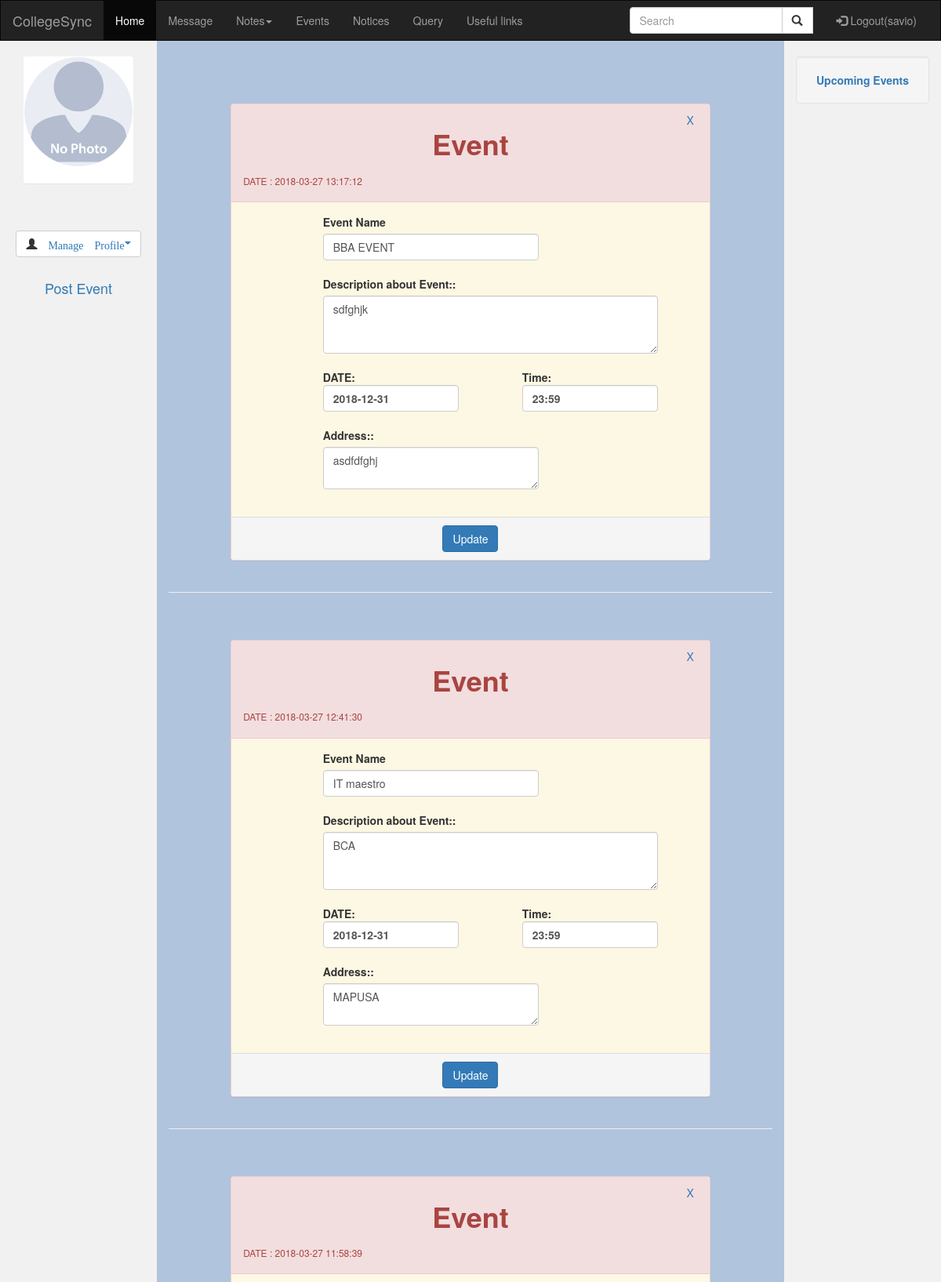
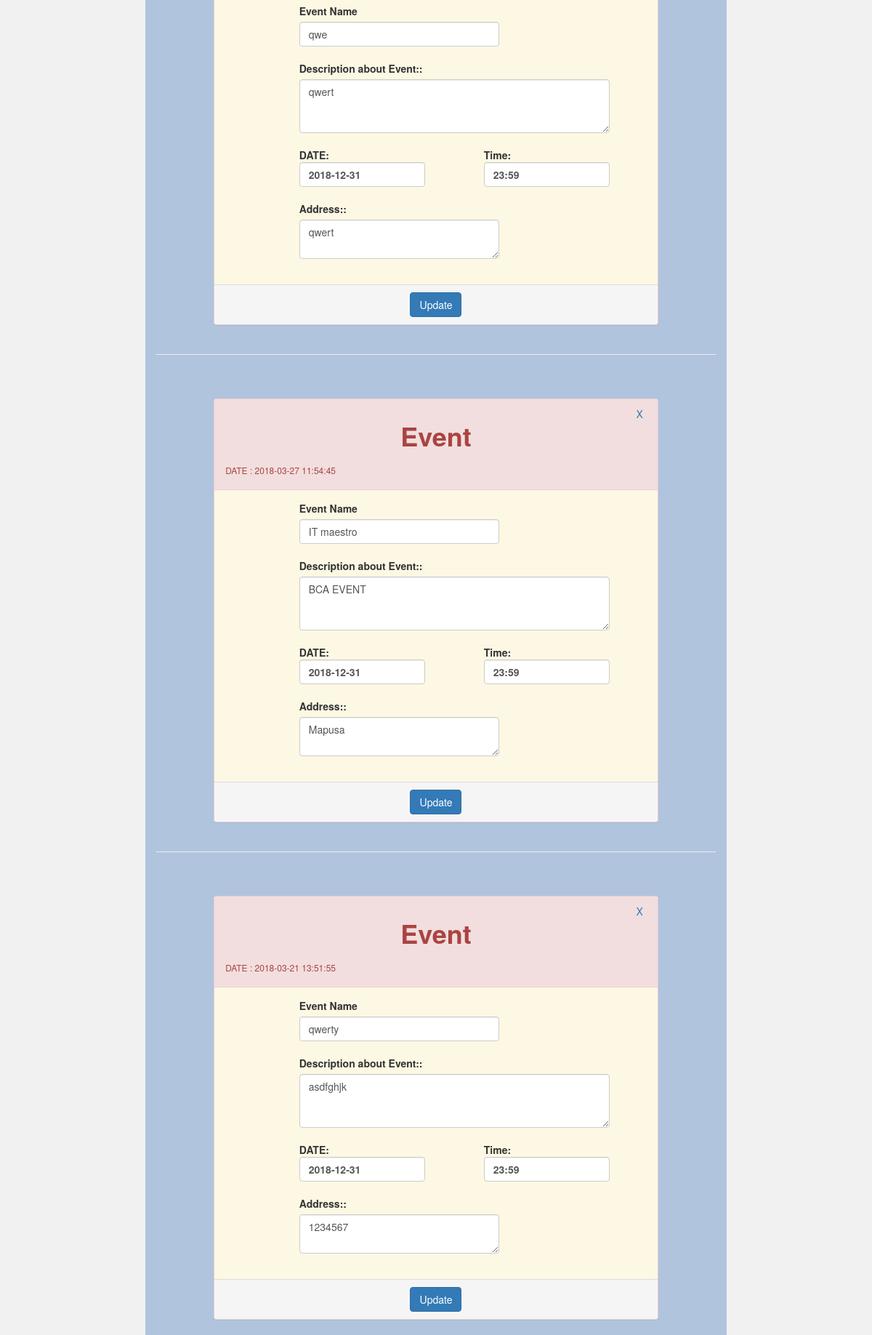
The page /ADMIN/adminevent.php (signed in, upper part) on the database its author committed (2 pictures, top to bottom).
### tables this page shows
CREATE TABLE IF NOT EXISTS `event` (
  `event_id` int(11) NOT NULL AUTO_INCREMENT,
  `event` varchar(50) NOT NULL,
  `des` varchar(50) NOT NULL,
  `date` varchar(50) NOT NULL,
  `time` varchar(50) NOT NULL,
  `add` varchar(50) NOT NULL,
  `status` varchar(111) NOT NULL,
  `datetime` datetime NOT NULL,
  PRIMARY KEY (`event_id`)
);

### ADMIN/adminevent.php (the view, shortened to what this page needs)
<!DOCTYPE html>
<html lang="en">
<head>
  <link rel="stylesheet" href="https://maxcdn.bootstrapcdn.com/bootstrap/3.3.7/css/bootstrap.min.css">
</head>
<body style="background:  #B0C4DE;">
<?php
include("nav.php");
?>
<?php
          $id=$_SESSION['id'];
            $query="SELECT * from admin where admin_id='$id' ";
           $res=mysql_query($query);
           $row=mysql_fetch_row($res);
           ?>
<div class="container-fluid text-center">
  <div class="row content">
    <div class="col-sm-2 sidenav">
    <div class="container-fluid">
        <div class="panel">
          <div class="row">
            <div class="col-sm-12 col-xs-6 col-sm-offset-0 col-xs-offset-3">
                <?php
              if (strpos($row[7], '.jpg') !== false) {
                echo"<img src='$row[7]' class='img img-responsive img-circle'>";
              }
              else
              {
                echo"<img src='../USER/userdp/no_image.png'    class='img img-responsive img-circle'>";
              }?> <br>
            </div>
          </div>
          <div class="row">
            <div class="col-sm-6 col-sm-offset-3">
          </div>
          </div>
        </div>
      </div>
    <br>
    <br>
         <button type="button" class="btn btn-default btn-md"><li class="dropdown glyphicon glyphicon-user">
          <a class="dropdown-toggle" data-toggle="dropdown" href="view.html">Manage Profile<span class="caret"></span></a>
        </li>
        </button>
        <br>
        <br>
   <a><h4 id="wall" >Post Event</h4></a>
    <br>
    </div>
    <div class="col-sm-8 text-left">
<br>
<br>
</body>
</html>
        <?php
            $query="SELECT * from event  order by event_id desc limit 7";
           $res=mysql_query($query);
           while ($row=mysql_fetch_row($res))
           {
              echo"
              <br>
              <br>
<div class='container-fluid ' >
<form method='POST' name='update' action='updateevent.php'>
  <div class='row'>
  <div class='col-sm-offset-1 col-sm-10'>
  <div class='panel panel-danger' >
      <div class='panel-heading '>
    <div class='row'>
      <div class='col-sm-4 col-sm-offset-4'>
      <center><h1><strong>Event</strong></h1></center>
      <input type='hidden' name='event_id' value='$row[0]'>
      </div>";
      echo"<div id='del'>";
            echo"<a href='deleteevent.php?id=$row[0]'>X</a>";
            echo"</div>";
      echo"
      </div>
      <h6>DATE : $row[7]</h6>
      </div>
      <div class='panel-body bg-warning' >
      <div class='row'>
      <div class='col-sm-6 col-sm-offset-2'>
        <label class='pull-center'><strong>Event Name</strong></label>
        <input type='text' name='title' value='$row[1]' class='form-control' >
        </div>
        </div>
       <div class='row'>
      <div class='col-sm-9 col-sm-offset-2'>
              <label><br/><strong>Description about Event::</strong></label><br/>
              <textarea class='form-control' rows='3' name='body' >$row[2]</textarea ><br/>
              </div>
              </div>
          <div class='row'>
          <div class='col-sm-4 col-sm-offset-2'>
              <strong>DATE:<input type='text' name='event_date' class='form-control' value='$row[3]'  ></strong>
           <br>
           </div>
             <div class='col-sm-4 col-sm-offset-1'>
              <strong>Time:<input type='text' name='event_time' class='form-control' value='$row[4]'  ></strong>
            </div>
            </div>
              <div class='row'>
              <div class='col-sm-6 col-sm-offset-2'>
              <label><strong >Address::</strong></label><br>
              <textarea rows='2' cols='40' class='form-control' name='place' >$row[5]</textarea ><br/>
           </div></div>
              </div>
      <div class='panel-footer bg-danger'>
               <center><input type='submit' name='update' class='btn btn-primary btn-xl' value='Update'></center>
      </div>
      </div>
      </div>
      </div>
      </form>
      </div>
<hr/>
";}
?>
<?php
include("rightside.php");
?>
</body>
</html>

### ADMIN/nav.php (shortened to what this page needs)
<?php
	$id=$_SESSION['id'];
           $query="SELECT * from admin where admin_id='$id' ";
    $res=mysql_query($query);
    $row=mysql_fetch_row($res);
?>
<!DOCTYPE html>
<html>
<head>
</head>
<body>
	<nav class="navbar navbar-inverse">
  <div class="container-fluid">
    <div class="navbar-header">
      <a class="navbar-brand" href="home.php">CollegeSync</a>
    </div>
    <div class="collapse navbar-collapse" id="myNavbar">
      <ul class="nav navbar-nav">
        <li class="active"><a href="home.php" class="">Home</a></li>
        <li><a href="message.php" id="msg" name="msg"><span class="label label-pill label-danger count1" style="border-radius:10px;"></span>Message</a></li>
        <li class="dropdown">
          <a class="dropdown-toggle" data-toggle="dropdown" href="#"><span class=''></span> Notes<span class="caret"></span></a>
        </li>
         <li><a href="adminevent.php">Events</a></li>
        <li><a href="adminnotice.php">Notices</a></li>
        <li><a href="query.php">Query</a></li>
        <li><a href="usefullink.php">Useful links</a></li>
      </ul>
       <ul class="nav navbar-nav navbar-right">
          <li><a href="logout.php"><span class="glyphicon glyphicon-log-in"></span> Logout(<?php echo $row[1];?>)</a></li>
        </ul>
        <form class="navbar-form navbar-right" method="GET" name="cs_search" action="search.php">
        <div class="input-group">
          <input type="text" class="form-control" placeholder="Search" id="Search1" name="Search1" onkeyup="searching();">
          <div class="input-group-btn">
            <button class="btn btn-default" type="submit" onclick="fn();">
              <span class="glyphicon glyphicon-search"></span>
            </button>
            </div>
          </div>
        </form>
          </div>
  </div>
</nav>
</body>
</html>

### ADMIN/adminevent.php (style rules this page uses)
.navbar { margin-bottom: 0; border-radius: 0; }
.row.content { height: 450px }
.sidenav { padding-top: 20px; background-color: #f1f1f1; height: 1280%; }
#del { float:right; margin-right: 20px; }

### ADMIN/nav.php (style rules this page uses)
.dropdown { position: relative; display: inline-block; }

### rows shown on the page
event: datetime "2018-03-27 13:17:12", title "BBA EVENT", body "sdfghjk", event_date "2018-12-31", event_time "23:59", place "asdfdfghj"
event: datetime "2018-03-27 12:41:30", title "IT maestro", body "BCA", event_date "2018-12-31", event_time "23:59", place "MAPUSA"
event: datetime "2018-03-27 11:58:39", title "qwe", body "qwert", event_date "2018-12-31", event_time "23:59", place "qwert"
event: datetime "2018-03-27 11:54:45", title "IT maestro", body "BCA EVENT", event_date "2018-12-31", event_time "23:59", place "Mapusa"
event: datetime "2018-03-21 13:51:55", title "qwerty", body "asdfghjk", event_date "2018-12-31", event_time "23:59", place "1234567"

### other values the page prints
$row[1] "savio"
